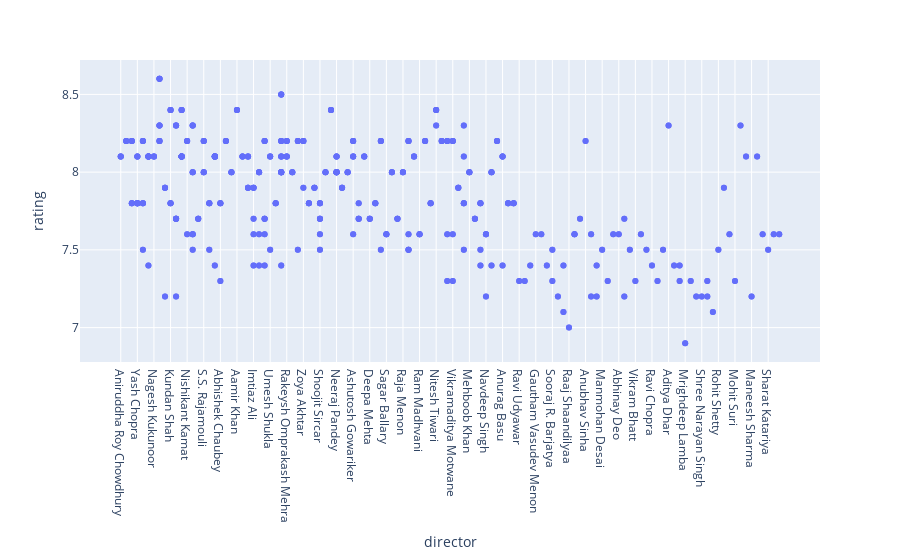

The cell this chart's notebook holds for it:
### Code cell
px.scatter(df,df["director"],df["rating"])

### Figure 1 — Plotly figure (JSON) as saved in the notebook; plotly's stock layout.template omitted (floating-point values rounded to 4 significant figures; data arrays with more than 128 entries replaced by an {"elided": "..."} marker saying what was removed)
{"data": [{"hovertemplate": "director=%{x}<br>rating=%{y}<extra></extra>", "legendgroup": "", "marker": {"color": "#636efa", "symbol": "circle"}, "mode": "markers", "name": "", "orientation": "v", "showlegend": false, "type": "scatter", "x": {"elided": "598 str values"}, "xaxis": "x", "y": {"elided": "598 float values"}, "yaxis": "y"}], "layout": {"legend": {"tracegroupgap": 0}, "margin": {"t": 60}, "xaxis": {"anchor": "y", "domain": [0, 1], "title": {"text": "director"}}, "yaxis": {"anchor": "x", "domain": [0, 1], "title": {"text": "rating"}}}}
